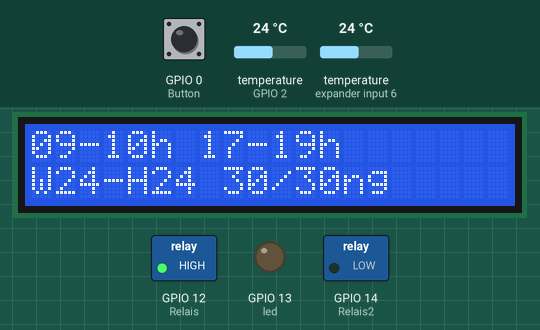
This sketch was run on a simulated ESP8266 (NodeMCU). On the bench: 20×2 character LCD, switched loads named in the sketch (green lamp = pin HIGH), output pins drawn as LEDs (lit = HIGH). The inputs (shaded band) are chosen by the test bench; at power-on: temperature (sensors on GPIO 2, expander input 6) 24 °C, GPIO 0 (Button) HIGH. WiFi joins after 1.5 s; servers stay silent unless stated; network time is answered at once with the bench clock; the local clock reads 2024-03-15 10:24:30 at power-on unless the sketch sets it; what the sketch prints to the serial monitor is not drawn.

Above: at 3.0 s.
3.1 s: temperature (sensor on GPIO 2) set to 12 °C
At 4.2 s:
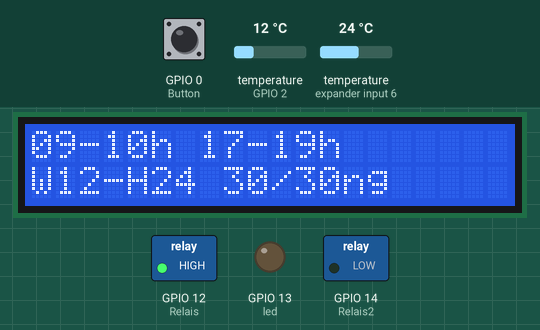
4.7 s: temperature (sensor on expander input 6) set to 12 °C
At 5.5 s:
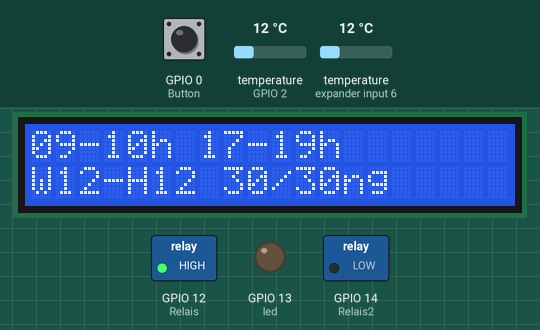
6.3 s: temperature (sensor on GPIO 2) set to 19 °C
At 6.9 s:
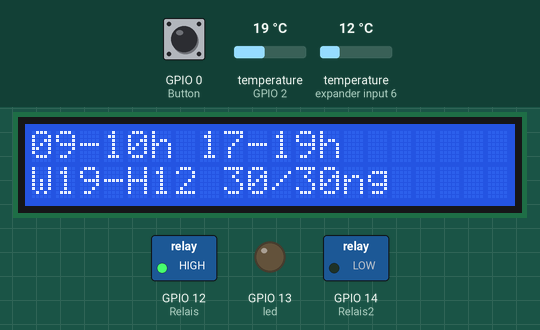
7.9 s: temperature (sensor on expander input 6) set to 19 °C
At 9.2 s:
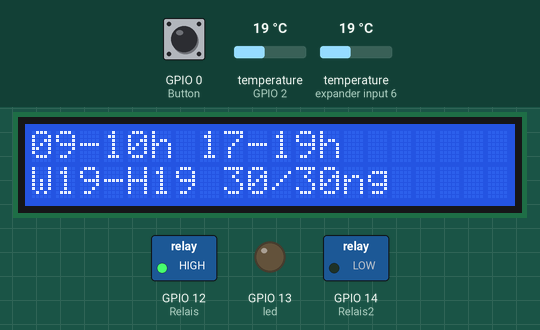
9.5 s: temperature (sensor on GPIO 2) set to 28 °C
At 10.7 s:
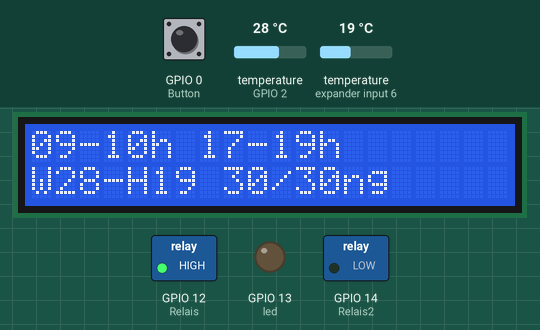
11.1 s: temperature (sensor on expander input 6) set to 28 °C
At 12.0 s:
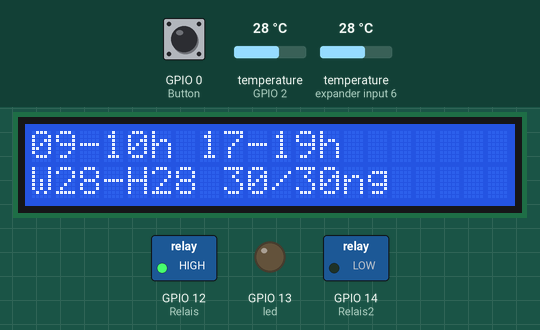
Timing chart, 0 to 13.7 s (numbered marks = the images above; inputs shaded):
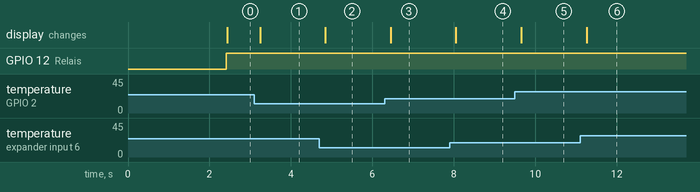

The sketch:

WarmWasser.ino
```cpp
/*

*/
#include <Wire.h>  // This library is already built in to the Arduino IDE
#include <LiquidCrystal_I2C.h>
LiquidCrystal_I2C lcd(0x3F, 20, 2);

#include <OneWire.h>
#include <DallasTemperature.h>
#define ONE_WIRE_BUS 2 //D4
OneWire oneWire(ONE_WIRE_BUS);
DallasTemperature sensors(&oneWire);
#include <NTPClient.h>
#include <ESP8266WiFi.h>
#include <WiFiClient.h>
#include <ESP8266WebServer.h>
#include <ESP8266mDNS.h>
#include <WiFiUdp.h>
// NTP Init
WiFiUDP ntpUDP;
NTPClient timeClient(ntpUDP);
//WLAN Access
const char *ssid = "NationalparkSpessart";
const char *password = "62117742064635826514";
// WEb Sever Init
ESP8266WebServer server ( 80 );
// Global Variables
float waterTemp = 99.9;
float kessTemp = 99.9;
int b = 9;
int e = 10;
int B = 17;
int E = 19;
float t = 50.0;
int i = 30;
int I = 30;

boolean An = true;
boolean Wrelais = true; // warmwasser
boolean Hrelais = true; // heizpumper
boolean Day[7] = {true, true, true, true, true, true, true}; //0 0 sunday
// init GPIO pins
const int led = 13; //D7
const int Button = 0;
#define Relais 12 // D6
#define Relais2 14 // D5
//ONE_WIRE_BUS 5 //GPIO 14

// Read and interpret Arguments of Webserver
void analyzeArgs() {
  if (server.args() > 1) for (uint8_t j = 0; j < 7; j++) Day[j] = false;
  for ( uint8_t index = 0; index < server.args(); index++ ) {
    String s = server.arg(index);
    //Serial.println (server.argName ( index )+" "+server.argName ( index )[0] +"" + s);
    // Switch on paramter name and process the paramter value
    switch (server.argName ( index )[0] + 0) {
      case 'b': b = atoi( s.c_str() ); break; // Begin Morning
      case 'e': e = atoi( s.c_str() ); break; // End Morning
      case 'B': B = atoi( s.c_str() ); break; // Begin Evening
      case 'E': E = atoi( s.c_str() ); break; // End Evening
      case 't': t = atof( s.c_str() ); break; // Desired Temperature
      case 'a': An = 1 == atoi( s.c_str() ); break; // Switch Controller Function on off
      case 'i': i = atoi( s.c_str() ); break; // Intervall tagsueber
      case 'I': I = atoi( s.c_str() ); break; // Intervall nachts
      case '0' : Day[0] = true; break;
      case '1' : Day[1] = true; break;
      case '2' : Day[2] = true; break;
      case '3' : Day[3] = true; break;
      case '4' : Day[4] = true; break;
      case '5' : Day[5] = true; break;
      case '6' : Day[6] = true; break;
      default: ;
    }
  }
  if (i < 5) i = 5; if (I > 55) I = 60; //Avoid to short switch times
}
void handleRoot() {
  digitalWrite ( led, 1 );
  char temp[2000];
  int sec = millis() / 1000;
  int min = sec / 60;
  int hr = min / 60;
  snprintf ( temp, 2000,
             "<html>\
  <head>\
    <meta http-equiv='refresh' content='5'/>\
    <title>Kesselsteuerung</title>\
    <style>\
      body { background-color: #000000; font-family: Arial, Helvetica, Sans-Serif; Color: #FFC125; }\
    </style>\
  </head>\
  <body>\
    <table><tr><td><h1>Warmwasser und<br>Heizungssteuerung</h1>\
    <table>\
    <tr><td>Uhrzeit:</td><td>%s</td></tr>\
    <tr><td>Wassertemperatur:</td><td>%2.1f</td></tr>\
    <tr><td>Kesseltemperatur:</td><td>%2.1f</td></tr>\
    <tr><td>Heizpumpe:</td><td>%s</td></tr>\
    <tr><td>Wasserpumpe:</td><td>%s</td></tr>\
    </table></td><td><img src='https://rasica.files.wordpress.com/2013/02/burning_flame_by_mattthesamurai-d3hc6m5.gif'></td></tr></table><br>\
    <form>\
    <table border =1><th>Warmwasser</th>\<th>Stunde</th>\
    <tr><td>Startzeit Morgens</td><td><Input type='text' value='%02d' name=b></td></tr>\
    <tr><td>Stopzeit Morgens</td><td><Input type='text' value='%02d' name=e></td></tr>\
    <tr><td>Startzeit Abends</td><td><Input type='text' value='%02d' name=B></td></tr>\
    <tr><td>Stopzeit Abends</td><td><Input type='text' value='%02d' name=E></td></tr>\
    <tr><td>Soll Temperatur</td><td><Input type='text' value='%2.1f' name=t></td></tr>\
    </table><table><tr><td><label>So<Input type='checkbox' name=0 %s></label>\
    <label>Mo<Input type='checkbox' name=1 %s></label>\
    <label>Di<Input type='checkbox' name=2 %s></label>\
    <label>Mi<Input type='checkbox' name=3 %s></label>\
    <label>Do<Input type='checkbox' name=4 %s></label>\
    <label>Fr<Input type='checkbox' name=5 %s></label>\
    <label>Sa<Input type='checkbox' name=6 %s></label>\
    </td></tr></table><br><table border=1><th>Heizpumpe</th>\<th>min/h</th><tr><td>Tagintervall</td><td><Input type='text' value='%02d' name=i></td></tr>\
   <tr><td>Nachtintervall</td><td><Input type='text' value='%02d' name=I></td></tr></table>\
    <br><button>Setzen</button>\
  </form><BR>\
  </body>",
             timeClient.getFormattedTime().c_str(), waterTemp, kessTemp,
             Hrelais ? "an" : "aus", Wrelais  ? "an" : "aus",
             b, e, B, E, t,
             Day[0] ? "checked" : "" , Day[1] ? "checked" : "" , Day[2] ? "checked" : "" , Day[3] ? "checked" : "" , Day[4] ? "checked" : "" , Day[5] ? "checked" : "" , Day[6] ? "checked" : "" ,
             i, I
           );
  server.send ( 200, "text/html", temp );
  digitalWrite ( led, 0 );
}
void handleNotFound() {
  digitalWrite ( led, 1 );
  String message = "File Not Found\n\n";
  message += "URI: ";
  message += server.uri();
  message += "\nMethod: ";
  message += ( server.method() == HTTP_GET ) ? "GET" : "POST";
  message += "\nArguments: ";
  message += server.args();
  message += "\n";
  for ( uint8_t i = 0; i < server.args(); i++ ) {
    message += " " + server.argName ( i ) + ": " + server.arg ( i ) + "\n";
  }
  server.send ( 404, "text/plain", message );
  digitalWrite ( led, 0 );
}
void setup ( void ) {
  lcd.init();   // initializing the LCD
  lcd.backlight(); // Enable or Turn On the backlight
  lcd.setCursor(0, 0);
  lcd.print("Starte ..."); // Start Print text to Line 1
  lcd.setCursor(0, 1);
  lcd.print("Kesselsteuerung"); // Start Print Test to Line 2
  // init GPIO pins
  pinMode ( led, OUTPUT );
  pinMode ( Relais, OUTPUT );
  pinMode ( Relais2, OUTPUT );
  pinMode ( Button, INPUT );

  digitalWrite ( led, 0 );
  Serial.begin ( 115200 );
  WiFi.begin ( ssid, password );
  Serial.println ( "" );
  sensors.begin();
  timeClient.begin();
  timeClient.setTimeOffset(3600);

  // Wait for connection
  while ( WiFi.status() != WL_CONNECTED ) {
    delay ( 500 );
    Serial.print ( "." );
  }
  Serial.println ( "" );
  Serial.print ( "Connected to " );
  Serial.println ( ssid );
  Serial.print ( "IP address: " );
  Serial.println ( WiFi.localIP() );
  if ( MDNS.begin ( "esp8266" ) ) {
    Serial.println ( "MDNS responder started" );
  }
  server.on ( "/", handleRoot );
  //server.on ( "/test.svg", drawGraph );
  server.on ( "/inline", []() {
    server.send ( 200, "text/plain", "this works as well" );
  } );
  server.onNotFound ( handleNotFound );
  server.begin();
  Serial.println ( "HTTP server started" );
}
void relaisStart() {
  // First check if Button to toggle Controller Fuction on/off was pressed
  if (digitalRead(Button) == 0) An = !An;
  // No chec if conditions for switch on are given
  int h = timeClient.getHours();
  Wrelais = (((b <= h) && (h < e)) || ((B <= h) && (h < E))) && (waterTemp < t) && An && Day[timeClient.getDay()];
  if (Wrelais) digitalWrite(Relais, LOW); else  digitalWrite(Relais, HIGH);

 // digitalWrite ( led, Wrelais ); // With 3.3V Supply the Relais will not work, to test use LED

  // Start relais Depend on time Intervall
  // If hour 0 until morning start OR evening Start until 23 -> Night intervall ... otherwise day intervall
  int m = timeClient.getMinutes();

  int intervall;
  intervall  = ((h < b) || (h > E)) ? I : i;
  Hrelais = m <= intervall;
  if (Hrelais) digitalWrite(Relais2, LOW); else  digitalWrite(Relais2, HIGH);
}
void loop ( void ) {
  char ntemp[25];
  timeClient.update();
  server.handleClient();
  analyzeArgs();
  sensors.requestTemperatures();
  waterTemp = sensors.getTempCByIndex(0);
  kessTemp = sensors.getTempCByIndex(1);
  relaisStart();
  lcd.setCursor(0, 0);
  snprintf ( ntemp, 20, "%02d-%02dh %02d-%02dh", b, e, B, E);
  lcd.print(ntemp);
  lcd.setCursor(0, 1);
  snprintf ( ntemp, 20, "W%2.0f-H%2.0f %02d/%02d", waterTemp, kessTemp, i, I);
  lcd.print(ntemp);
}
```

Measured:
- after the input at 3.1 s, the display: changes after 0.14 s (image 1)
- after the input at 4.7 s, the display: changes after 0.15 s (image 2)
- after the input at 6.3 s, the display: changes after 0.15 s (image 3)
- after the input at 7.9 s, the display: changes after 0.15 s (image 4)
- after the input at 9.5 s, the display: changes after 0.16 s (image 5)
- after the input at 11.1 s, the display: changes after 0.16 s (image 6)
